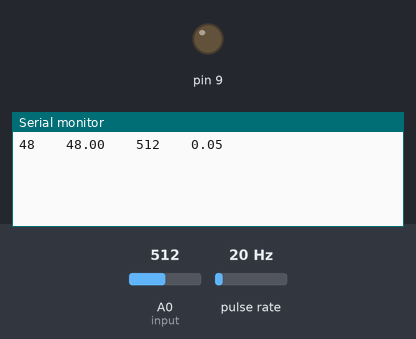
The sketch below on a simulated Arduino Nano, built with avr-gcc and run on an emulated ATmega328P. Parts: output pins drawn as LEDs (lit = HIGH), the last lines printed to the serial monitor. Wiring (inferred from the names in the program): pulse sensor: data pin 2. The inputs (shaded band) are chosen by the test bench; at power-on: pulse rate 20 Hz, A0 (input) = 512.

Above: at 1.2 s.
1.3 s: pulse rate (sensor on pin 2) set to 4 Hz
At 2.8 s:
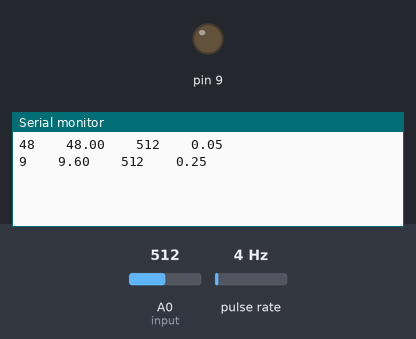
3.5 s: A0 (input) set to 716
At 4.8 s:
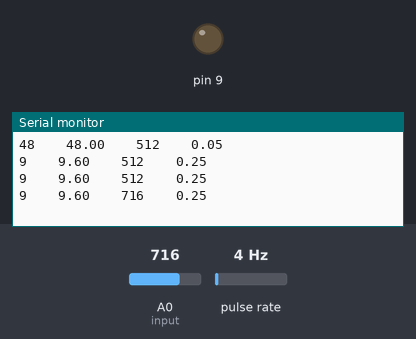
5.0 s: pulse rate (sensor on pin 2) set to 50 Hz
At 5.6 s:
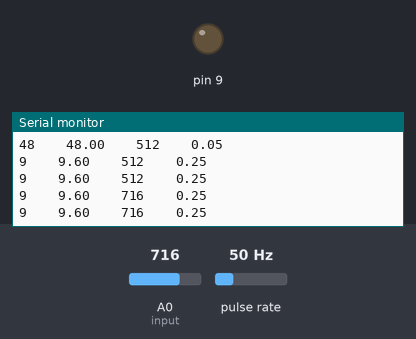
6.5 s: A0 (input) set to 900
At 7.8 s:
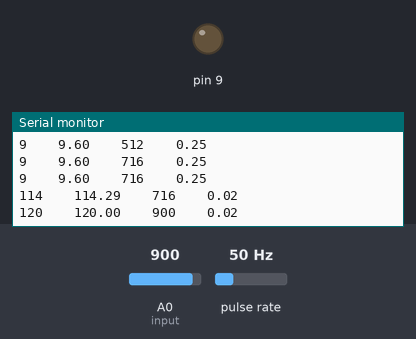
Timing chart, 0 to 9.0 s (numbered marks = the images above; inputs shaded):
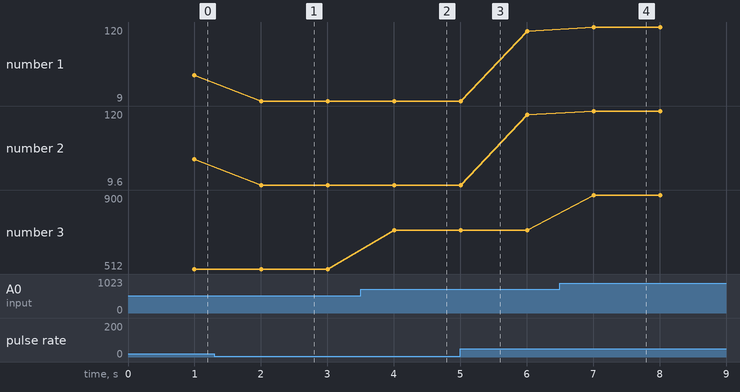

The sketch:

speed_sensor.ino
```cpp
#include <math.h>

#define WindSensorPin (2) // The pin location of the anemometer sensor
#define output (A7)
#define input (A0)
unsigned long Rotations; // cup rotation counter used in interrupt routine
unsigned long ContactBounceTime; // Timer to avoid contact bounce in interrupt routine
float interval = 0;
float WindSpeed; // speed miles per hour

void setup() {
    Serial.begin(9600);
    pinMode(WindSensorPin, INPUT);
    pinMode(output, OUTPUT);
    pinMode(input, INPUT);

    attachInterrupt(digitalPinToInterrupt(WindSensorPin), rotation, FALLING);
}

void loop() {
    Rotations = 0; // Set Rotations count to 0 ready for calculations

    sei(); // Enables interrupts
    delay (1000);
    cli(); // Disable interrupts


    interval = (float)(interval / 1000.00);
    float out = interval != 0 ? (2.4 / interval) : 0.00;


    Serial.print((int)out); Serial.print("\t\t");  Serial.print(out); Serial.print("\t\t"); Serial.print(analogRead(input)); Serial.print("\t\t");
    Serial.println(interval);
    analogWrite(out, WindSpeed);
    interval = 0;

}

// This is the function that the interrupt calls to increment the rotation count
void rotation () {
    unsigned long current = millis();
    if ((current - ContactBounceTime) > 15 ) { // debounce the switch contact.
        interval = (float)current - ContactBounceTime;
        ContactBounceTime = current;
    }
}
```

Measured:
- after the input at 1.3 s, the serial monitor: prints a new line after 0.70 s (image 1)
- after the input at 3.5 s, the serial monitor: prints a new line after 0.50 s (image 2)
- after the input at 6.5 s, the serial monitor: prints a new line after 0.51 s (image 4)
- plotted number 1: 48 → 9 after the input at 1.3 s, 9 → 114 after the input at 5.0 s
- plotted number 2: 48 → 9.6 after the input at 1.3 s, 9.6 → 114.29 after the input at 5.0 s
- plotted number 3: 512 → 716 after the input at 3.5 s, 716 → 900 after the input at 6.5 s
